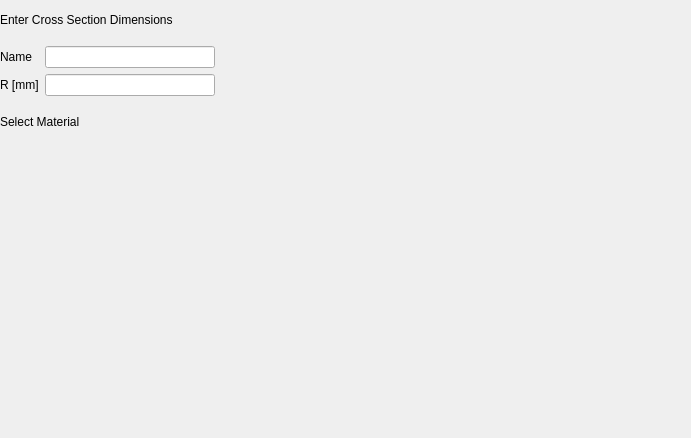
<?xml version="1.0" encoding="UTF-8"?>
<ui version="4.0">
 <class>DeletePointsLayout</class>
 <widget class="QWidget" name="DeletePointsLayout">
  <property name="geometry">
   <rect>
    <x>0</x>
    <y>0</y>
    <width>691</width>
    <height>438</height>
   </rect>
  </property>
  <property name="windowTitle">
   <string>Form</string>
  </property>
  <widget class="QWidget" name="verticalLayoutWidget">
   <property name="geometry">
    <rect>
     <x>0</x>
     <y>0</y>
     <width>215</width>
     <height>141</height>
    </rect>
   </property>
   <layout class="QVBoxLayout" name="verticalLayout">
    <item>
     <layout class="QVBoxLayout" name="mainLayout">
      <item>
       <widget class="QLabel" name="label">
        <property name="text">
         <string>Enter Cross Section Dimensions </string>
        </property>
       </widget>
      </item>
      <item>
       <layout class="QGridLayout" name="gridLayout">
        <item row="1" column="1">
         <widget class="QLineEdit" name="csRadiusLineEdit"/>
        </item>
        <item row="1" column="0">
         <widget class="QLabel" name="label_2">
          <property name="text">
           <string>R [mm]</string>
          </property>
         </widget>
        </item>
        <item row="0" column="1">
         <widget class="QLineEdit" name="csCNameLineEdit"/>
        </item>
        <item row="0" column="0">
         <widget class="QLabel" name="label_3">
          <property name="text">
           <string>Name</string>
          </property>
         </widget>
        </item>
       </layout>
      </item>
      <item>
       <widget class="QLabel" name="label_4">
        <property name="text">
         <string>Select Material</string>
        </property>
       </widget>
      </item>
     </layout>
    </item>
   </layout>
  </widget>
 </widget>
 <resources/>
 <connections/>
</ui>
